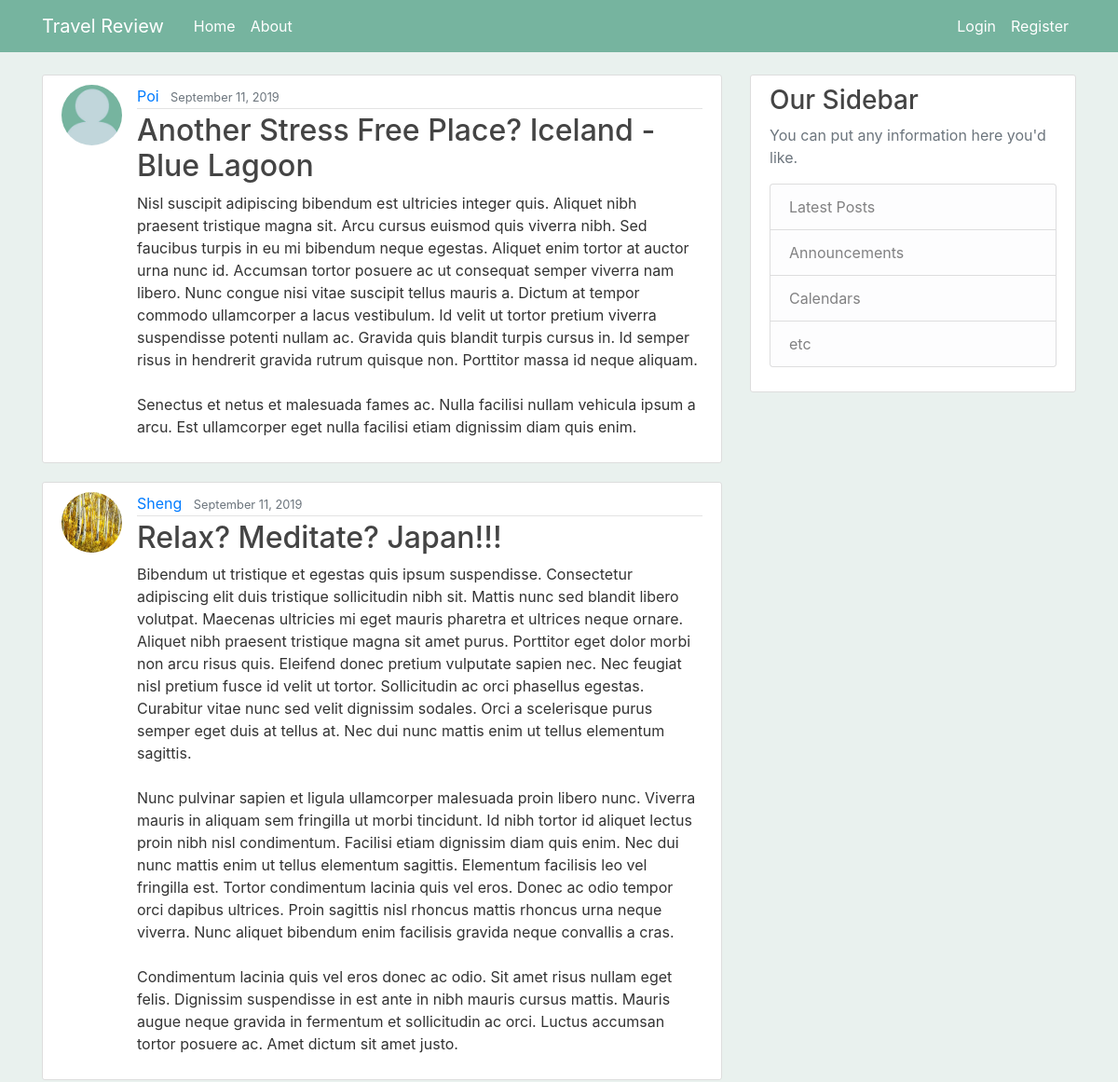
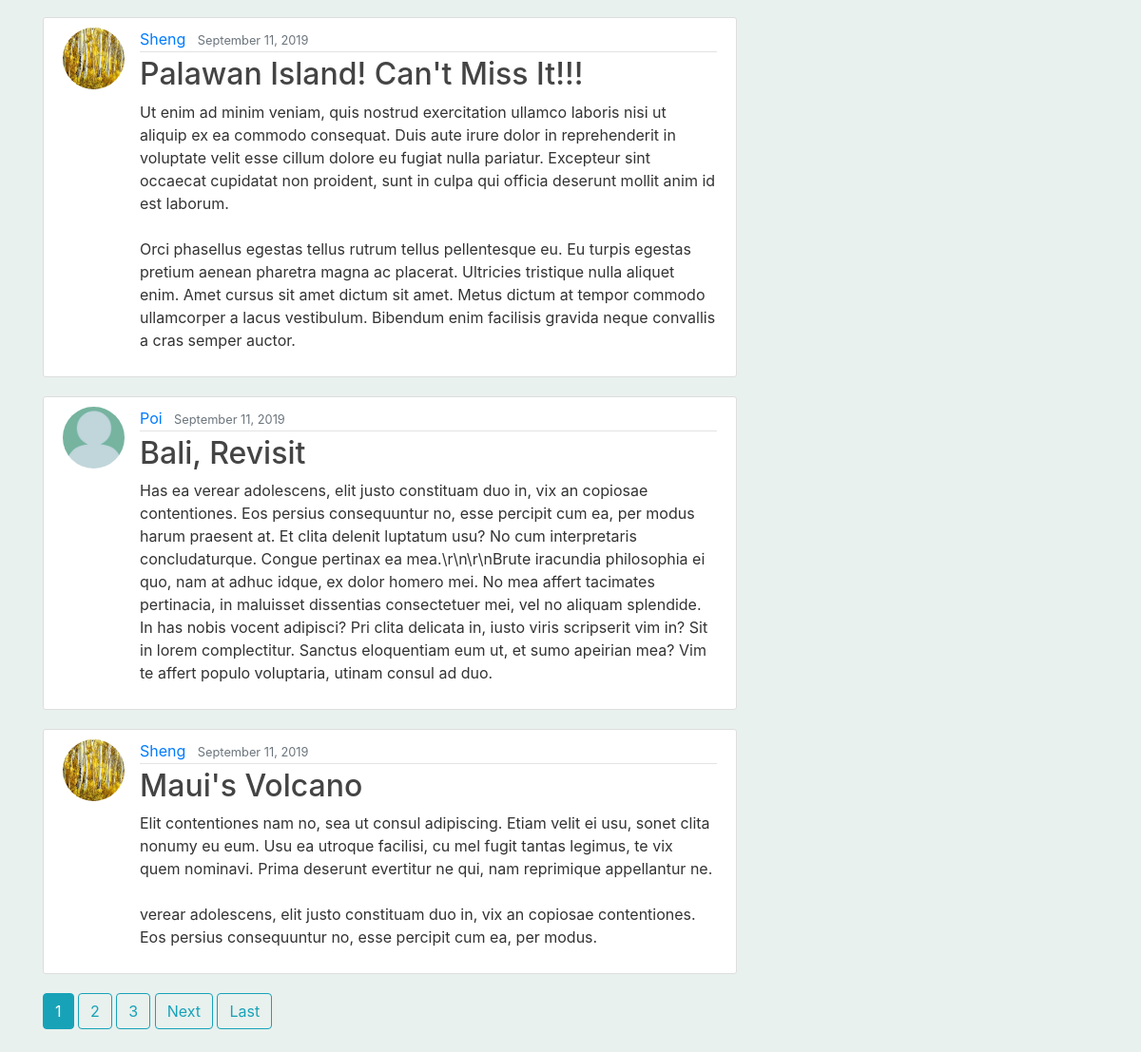
The page / on the database its author committed (2 pictures, top to bottom).
### blog/models.py (models this page shows, shortened)
class Post(models.Model):
    title = models.CharField(max_length=100)
    content = models.TextField()
    date_posted = models.DateTimeField(default=timezone.now)
    author = models.ForeignKey(User, on_delete=models.CASCADE)

### users/models.py (models this page shows, shortened)
class Profile(models.Model):
    user = models.OneToOneField(User, on_delete=models.CASCADE)
    image = models.ImageField(default='default.jpg', upload_to='profile_pics')

### blog/views.py (the view)
# urls.py: path('', PostListView.as_view(), name='blog-home'),
class PostListView(ListView):
    model = Post
    template_name = 'blog/home.html'  # <app>/<model>_<viewtype>.html
    context_object_name = 'posts'
    ordering = ['-date_posted']
    paginate_by = 5

### blog/templates/blog/home.html (shortened to what this page needs)
{% extends "blog/base.html" %}
{% block content %}
    {% for post in posts %}
        <article class="media content-section">
          <img class="rounded-circle article-img" src="{{ post.author.profile.image.url }}">
          <div class="media-body">
            <div class="article-metadata">
              <a class="mr-2" href="{% url 'user-posts' post.author.username %}">{{ post.author }}</a>
              <small class="text-muted">{{ post.date_posted|date:"F d, Y" }}</small>
            </div>
            <h2><a class="article-title" href="{% url 'post-detail' post.id %}">{{ post.title }}</a></h2>
            <p class="article-content">{{ post.content }}</p>
          </div>
        </article>
    {% endfor %}
    {% if is_paginated %}
      {% for num in page_obj.paginator.page_range %}
        {% if page_obj.number == num %}
          <a class="btn btn-info mb-4" href="?page={{ num }}">{{ num }}</a>
        {% elif num > page_obj.number|add:'-3' and num < page_obj.number|add:'3' %}
          <a class="btn btn-outline-info mb-4" href="?page={{ num }}">{{ num }}</a>
        {% endif %}
      {% endfor %}
      {% if page_obj.has_next %}
        <a class="btn btn-outline-info mb-4" href="?page={{ page_obj.next_page_number }}">Next</a>
        <a class="btn btn-outline-info mb-4" href="?page={{ page_obj.paginator.num_pages }}">Last</a>
      {% endif %}
    {% endif %}
{% endblock content %}

### blog/templates/blog/base.html (shortened to what this page needs)
{% load static %}
<!DOCTYPE html>
<html>
<head>
    <link rel="stylesheet" href="https://maxcdn.bootstrapcdn.com/bootstrap/4.0.0/css/bootstrap.min.css">
    <link rel="stylesheet" type="text/css" href="{% static 'blog/main.css' %}">
</head>
<body>
    <header class="site-header">
      <nav class="navbar navbar-expand-md navbar-dark bg-steel fixed-top">
        <div class="container">
          <a class="navbar-brand mr-4" href="{% url 'blog-home' %}">Travel Review</a>
          <div class="collapse navbar-collapse" id="navbarToggle">
            <div class="navbar-nav mr-auto">
              <a class="nav-item nav-link" href="{% url 'blog-home' %}">Home</a>
              <a class="nav-item nav-link" href="{% url 'blog-about' %}">About</a>
            </div>
            <div class="navbar-nav">
              {% if user.is_authenticated %}
                <a class="nav-item nav-link" href="{% url 'post-create' %}">New Post</a>
                <a class="nav-item nav-link" href="{% url 'profile' %}">Profile</a>
                <a class="nav-item nav-link" href="{% url 'logout' %}">Logout</a>
              {% else %}
                <a class="nav-item nav-link" href="{% url 'login' %}">Login</a>
                <a class="nav-item nav-link" href="{% url 'register' %}">Register</a>
              {% endif %}
            </div>
          </div>
        </div>
      </nav>
    </header>
    <main role="main" class="container">
      <div class="row">
        <div class="col-md-8">
          {% block content %}{% endblock %}
        </div>
        <div class="col-md-4">
          <div class="content-section">
            <h3>Our Sidebar</h3>
            <p class='text-muted'>You can put any information here you'd like.
              <ul class="list-group">
                <li class="list-group-item list-group-item-light">Latest Posts</li>
                <li class="list-group-item list-group-item-light">Announcements</li>
                <li class="list-group-item list-group-item-light">Calendars</li>
                <li class="list-group-item list-group-item-light">etc</li>
              </ul>
            </p>
          </div>
        </div>
      </div>
    </main>
</body>
</html>

### blog/static/blog/main.css (style rules this page uses)
body { background: #E9F1EE; color: #333333; margin-top: 5rem; }
h1, h2, h3, h4, h5, h6 { color: #444444; }
ul { margin: 0; }
.bg-steel { background-color: #76b49f; }
.site-header .navbar-nav .nav-link { color: #ffffff; }
.content-section { background: #ffffff; padding: 10px 20px; border: 1px solid #dddddd; border-radius: 3px; margin-bottom: 20px; }
.article-title { color: #444444; }
.article-content { white-space: pre-line; }
.article-img { height: 65px; width: 65px; margin-right: 16px; }
.article-metadata { padding-bottom: 1px; margin-bottom: 4px; border-bottom: 1px solid #e3e3e3 }

### rows shown on the page
Post: author.profile.image (placeholder picture), author "Poi", date_posted "September 11, 2019", title "Another Stress Free Place? Iceland - Blue Lagoon", content "Nisl suscipit adipiscing bibendum est ultricies integer quis. Aliquet nibh praesent tristique magna sit. Arcu cursus euismod quis viverra nibh. Sed faucibus turpis in eu mi bibendum neque egestas. Aliquet enim tortor at auctor urna nunc id. Accumsan tortor posuere ac ut consequat semper viverra nam libero. Nunc congue nisi vitae suscipit tellus mauris a. Dictum at tempor commodo ullamcorper a lacus vestibulum. Id velit ut tortor pretium viverra suspendisse potenti nullam ac. Gravida quis blandit turpis cursus in. Id semper risus in hendrerit gravida rutrum quisque non. Porttitor massa id neque aliquam. Senectus et netus et malesuada fames ac. Nulla facilisi nullam vehicula ipsum a arcu. Est…"
Post: author.profile.image (picture), author "Sheng", date_posted "September 11, 2019", title "Relax? Meditate? Japan!!!", content "Bibendum ut tristique et egestas quis ipsum suspendisse. Consectetur adipiscing elit duis tristique sollicitudin nibh sit. Mattis nunc sed blandit libero volutpat. Maecenas ultricies mi eget mauris pharetra et ultrices neque ornare. Aliquet nibh praesent tristique magna sit amet purus. Porttitor eget dolor morbi non arcu risus quis. Eleifend donec pretium vulputate sapien nec. Nec feugiat nisl pretium fusce id velit ut tortor. Sollicitudin ac orci phasellus egestas. Curabitur vitae nunc sed velit dignissim sodales. Orci a scelerisque purus semper eget duis at tellus at. Nec dui nunc mattis enim ut tellus elementum sagittis. Nunc pulvinar sapien et ligula ullamcorper malesuada proin libero…"
Post: author.profile.image (picture), author "Sheng", date_posted "September 11, 2019", title "Palawan Island! Can't Miss It!!!", content "Ut enim ad minim veniam, quis nostrud exercitation ullamco laboris nisi ut aliquip ex ea commodo consequat. Duis aute irure dolor in reprehenderit in voluptate velit esse cillum dolore eu fugiat nulla pariatur. Excepteur sint occaecat cupidatat non proident, sunt in culpa qui officia deserunt mollit anim id est laborum. Orci phasellus egestas tellus rutrum tellus pellentesque eu. Eu turpis egestas pretium aenean pharetra magna ac placerat. Ultricies tristique nulla aliquet enim. Amet cursus sit amet dictum sit amet. Metus dictum at tempor commodo ullamcorper a lacus vestibulum. Bibendum enim facilisis gravida neque convallis a cras semper auctor."
Post: author.profile.image (placeholder picture), author "Poi", date_posted "September 11, 2019", title "Bali, Revisit", content "Has ea verear adolescens, elit justo constituam duo in, vix an copiosae contentiones. Eos persius consequuntur no, esse percipit cum ea, per modus harum praesent at. Et clita delenit luptatum usu? No cum interpretaris concludaturque. Congue pertinax ea mea.\\r\\n\\r\\nBrute iracundia philosophia ei quo, nam at adhuc idque, ex dolor homero mei. No mea affert tacimates pertinacia, in maluisset dissentias consectetuer mei, vel no aliquam splendide. In has nobis vocent adipisci? Pri clita delicata in, iusto viris scripserit vim in? Sit in lorem complectitur. Sanctus eloquentiam eum ut, et sumo apeirian mea? Vim te affert populo voluptaria, utinam consul ad duo."
Post: author.profile.image (picture), author "Sheng", date_posted "September 11, 2019", title "Maui's Volcano", content "Elit contentiones nam no, sea ut consul adipiscing. Etiam velit ei usu, sonet clita nonumy eu eum. Usu ea utroque facilisi, cu mel fugit tantas legimus, te vix quem nominavi. Prima deserunt evertitur ne qui, nam reprimique appellantur ne. verear adolescens, elit justo constituam duo in, vix an copiosae contentiones. Eos persius consequuntur no, esse percipit cum ea, per modus."

### other values the page prints
{{ num }} "1"
{{ num }} "2" "3"
